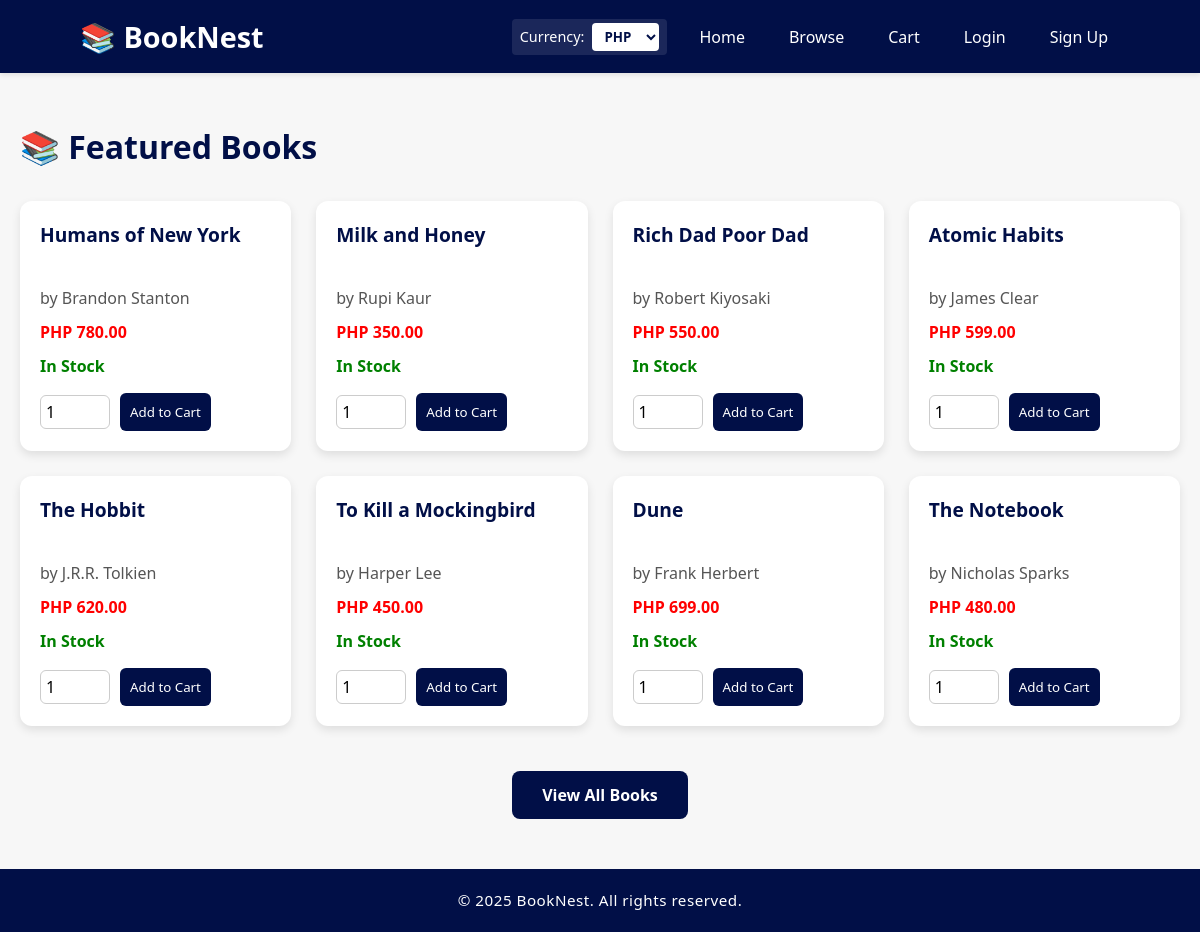
The page / on the database its author committed.
### tables this page shows
CREATE TABLE `books` (
  `book_id` int(11) NOT NULL,
  `title` varchar(255) NOT NULL,
  `author` varchar(255) DEFAULT NULL,
  `price` decimal(10,2) NOT NULL,
  `stock` int(11) DEFAULT 0,
  `category_id` int(11) DEFAULT NULL,
  `is_featured` tinyint(1) DEFAULT 0,
  `is_digital` tinyint(1) DEFAULT 0
);

CREATE TABLE `currencies` (
  `currency_id` int(11) NOT NULL,
  `currency_code` varchar(10) NOT NULL,
  `exchange_rate` decimal(10,4) NOT NULL
);

### includes/currency_helper.php (called while the page is built, shortened)
<?php
if (!function_exists('display_price')) {
    function display_price($price) {
        global $conn;
        $currencyId = $_SESSION['currency_id'] ?? 1;
        $stmt = $conn->prepare("SELECT exchange_rate, currency_code FROM currencies WHERE currency_id = ?");
        $stmt->bind_param("i", $currencyId);
        $stmt->execute();
        $result = $stmt->get_result();
        $currency = $result->fetch_assoc();
        $rate = $currency['exchange_rate'] ?? 1.0;
        $code = $currency['currency_code'] ?? 'PHP';
        $converted = $price * $rate;
        return $code . ' ' . number_format($converted, 2);
    }
}
?>

### index.php (the view, shortened to what this page needs)
<?php
include 'includes/header.php';
$result = $conn->query("SELECT * FROM books ORDER BY RAND() LIMIT 8");
?>
<div class="container">
    <h2>📚 Featured Books</h2>
    <div class="grid">
        <?php while ($book = $result->fetch_assoc()): ?>
            <div class="book-card">
                <h4><?php echo htmlspecialchars($book['title']); ?></h4>
                <p>by <?php echo htmlspecialchars($book['author']); ?></p>
                <p class="price"><?php echo display_price($book['price']); ?></p>
                <?php if ($book['stock'] > 0): ?>
                    <p class="stock-status in-stock">In Stock</p>
                <?php else: ?>
                    <p class="stock-status out-of-stock">Out of Stock</p>
                <?php endif; ?>
                <form method="post" action="cart.php">
                    <input type="number" name="quantity" value="1" min="1" required>
                    <button type="submit" name="add_to_cart">Add to Cart</button>
                </form>
            </div>
        <?php endwhile; ?>
    </div>
     <div style="text-align: center; margin-top: 30px;">
        <a href="browse.php" class="view-all-btn">View All Books</a>
    </div>
</div>
<?php include 'includes/footer.php'; ?>

### css/header.css (style rules this page uses)
* { font-family: 'Segoe UI', Tahoma, Geneva, Verdana, sans-serif; margin: 0; padding: 0; box-sizing: border-box; }
body { background-color: #f9f9f9; color: #333; line-height: 1.5; }

### css/index.css (style rules this page uses)
body { font-family: 'Segoe UI', Tahoma, Geneva, Verdana, sans-serif; background-color: #f7f7f7; color: #333; margin: 0; padding: 0; }
.container { max-width: 1200px; margin: 50px auto; padding: 0 20px; }
.container h2 { font-size: 2em; margin-bottom: 30px; color: #010F47; }
.grid { display: grid; grid-template-columns: repeat(auto-fit, minmax(250px, 1fr)); gap: 25px; }
.book-card { background: #fff; border-radius: 12px; padding: 20px; box-shadow: 0 4px 10px rgba(0, 0, 0, 0.1); transition: transform 0.2s ease; display: flex; flex-direction: column; justify-content: space-between; }
.book-card h4 { font-size: 1.2rem; color: #010F47; margin-bottom: 10px; min-height: 50px; }
.book-card p { margin: 5px 0; color: #555; }
.book-card form { display: flex; align-items: center; gap: 10px; margin-top: 10px; }
.book-card input[type="number"] { width: 70px; padding: 5px; font-size: 1em; border: 1px solid #ccc; border-radius: 6px; }
.book-card button { background-color: #010F47; color: #fff; padding: 10px; border: none; border-radius: 6px; cursor: pointer; transition: background-color 0.2s ease-in-out; }
.price { color: red !important; font-weight: bold; margin: 8px 0; }
.stock-status { font-weight: bold; margin-bottom: 10px; }
.stock-status.in-stock { color: green !important; }
.view-all-btn { display: inline-block; margin-top: 15px; padding: 12px 30px; background-color: #010F47; color: #fff; border-radius: 8px; font-weight: bold; text-decoration: none; transition: background-color 0.3s ease; }

### rows shown on the page
books: title "Humans of New York", author "Brandon Stanton", price.exchange_rate "PHP 780.00", stock "In Stock"
books: title "Milk and Honey", author "Rupi Kaur", price.exchange_rate "PHP 350.00", stock "In Stock"
books: title "Rich Dad Poor Dad", author "Robert Kiyosaki", price.exchange_rate "PHP 550.00", stock "In Stock"
books: title "Atomic Habits", author "James Clear", price.exchange_rate "PHP 599.00", stock "In Stock"
books: title "The Hobbit", author "J.R.R. Tolkien", price.exchange_rate "PHP 620.00", stock "In Stock"
books: title "To Kill a Mockingbird", author "Harper Lee", price.exchange_rate "PHP 450.00", stock "In Stock"
books: title "Dune", author "Frank Herbert", price.exchange_rate "PHP 699.00", stock "In Stock"
books: title "The Notebook", author "Nicholas Sparks", price.exchange_rate "PHP 480.00", stock "In Stock"

### other values the page prints
form field currency_id "PHP"
